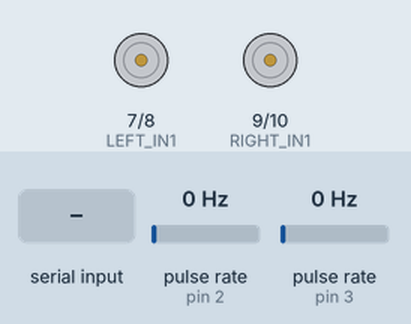
Simulated run of this sketch. Board: Arduino Uno, built with avr-gcc and run on an emulated ATmega328P. Shown: motor-driver pin pairs drawn as motors (green arrow = first pin HIGH = forward, orange = second pin HIGH = backward, longer = more drive, scaled by the enable pin). Wiring (inferred from the names in the program): 2 × pulse sensor: data pin 2 / data pin 3. Inputs (shaded band) come from the test bench; at power-on: pulse rate (sensors on pin 2, pin 3) 0 Hz. What the sketch prints to the serial monitor is not drawn.

Above: at 1.2 s.
1.3 s: "V  45\n" received over Serial
At 1.7 s:
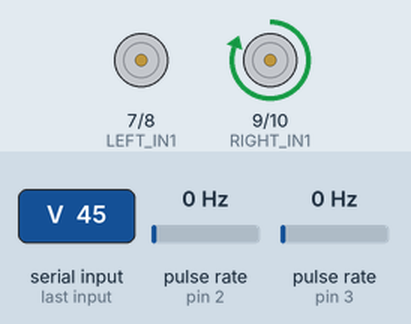
Timing chart, 0 to 4.3 s (numbered marks = the images above; inputs shaded):
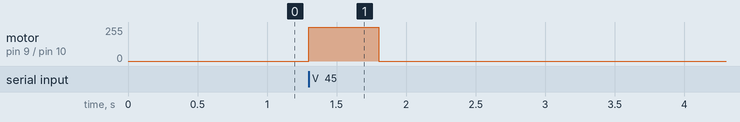

The sketch:

ros_slam_motor_controller.ino
```cpp
// Ros Slam Robot - Arduino UNO differential-drive controller
// Serial input:  V <left_mps> <right_mps>
// Serial output: E <left_ticks> <right_ticks>

#include <Arduino.h>

constexpr uint8_t LEFT_PWM = 5;
constexpr uint8_t LEFT_IN1 = 7;
constexpr uint8_t LEFT_IN2 = 8;
constexpr uint8_t RIGHT_PWM = 6;
constexpr uint8_t RIGHT_IN1 = 9;
constexpr uint8_t RIGHT_IN2 = 10;
constexpr uint8_t LEFT_ENCODER = 2;
constexpr uint8_t RIGHT_ENCODER = 3;

constexpr float MAX_WHEEL_SPEED = 0.45F;
constexpr unsigned long COMMAND_TIMEOUT_MS = 500;
constexpr unsigned long REPORT_INTERVAL_MS = 50;

volatile long left_ticks = 0;
volatile long right_ticks = 0;
volatile int8_t left_direction = 1;
volatile int8_t right_direction = 1;
unsigned long last_command_ms = 0;
unsigned long last_report_ms = 0;
String input;

void onLeftEncoder() { left_ticks += left_direction; }
void onRightEncoder() { right_ticks += right_direction; }

void driveMotor(uint8_t pwm_pin, uint8_t in1, uint8_t in2, float velocity) {
  velocity = constrain(velocity, -MAX_WHEEL_SPEED, MAX_WHEEL_SPEED);
  const bool forward = velocity >= 0.0F;
  digitalWrite(in1, forward ? HIGH : LOW);
  digitalWrite(in2, forward ? LOW : HIGH);
  const int pwm = static_cast<int>(255.0F * abs(velocity) / MAX_WHEEL_SPEED);
  analogWrite(pwm_pin, pwm);
}

void stopMotors() {
  analogWrite(LEFT_PWM, 0);
  analogWrite(RIGHT_PWM, 0);
}

void parseCommand(const String &line) {
  if (!line.startsWith("V ")) return;
  const int separator = line.indexOf(' ', 2);
  if (separator < 0) return;
  const float left = line.substring(2, separator).toFloat();
  const float right = line.substring(separator + 1).toFloat();
  noInterrupts();
  left_direction = left < 0.0F ? -1 : 1;
  right_direction = right < 0.0F ? -1 : 1;
  interrupts();
  driveMotor(LEFT_PWM, LEFT_IN1, LEFT_IN2, left);
  driveMotor(RIGHT_PWM, RIGHT_IN1, RIGHT_IN2, right);
  last_command_ms = millis();
}

void setup() {
  pinMode(LEFT_PWM, OUTPUT);
  pinMode(LEFT_IN1, OUTPUT);
  pinMode(LEFT_IN2, OUTPUT);
  pinMode(RIGHT_PWM, OUTPUT);
  pinMode(RIGHT_IN1, OUTPUT);
  pinMode(RIGHT_IN2, OUTPUT);
  pinMode(LEFT_ENCODER, INPUT_PULLUP);
  pinMode(RIGHT_ENCODER, INPUT_PULLUP);
  attachInterrupt(digitalPinToInterrupt(LEFT_ENCODER), onLeftEncoder, RISING);
  attachInterrupt(digitalPinToInterrupt(RIGHT_ENCODER), onRightEncoder, RISING);
  Serial.begin(115200);
  stopMotors();
}

void loop() {
  while (Serial.available()) {
    const char character = Serial.read();
    if (character == '\n') {
      parseCommand(input);
      input = "";
    } else if (character != '\r' && input.length() < 63) {
      input += character;
    }
  }

  const unsigned long now = millis();
  if (now - last_command_ms > COMMAND_TIMEOUT_MS) stopMotors();

  if (now - last_report_ms >= REPORT_INTERVAL_MS) {
    noInterrupts();
    const long left = left_ticks;
    const long right = right_ticks;
    interrupts();
    Serial.print("E ");
    Serial.print(left);
    Serial.print(' ');
    Serial.println(right);
    last_report_ms = now;
  }
}
```

Measured:
- after the input at 1.3 s, motor on pin 9 (RIGHT_IN1) / pin 10 (RIGHT_IN2): stopped → forward 255/255 at once, → stopped 0.50 s later
